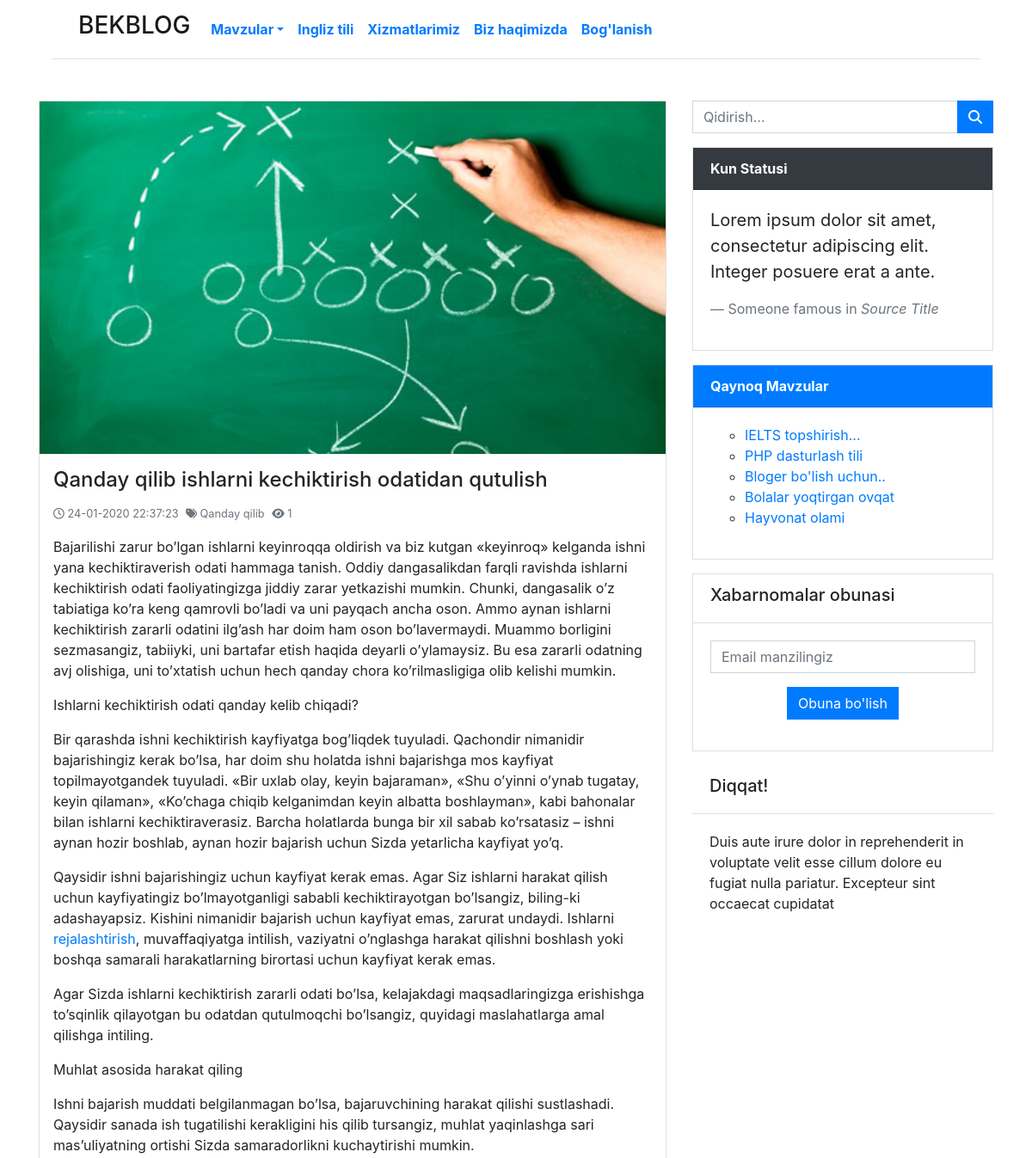
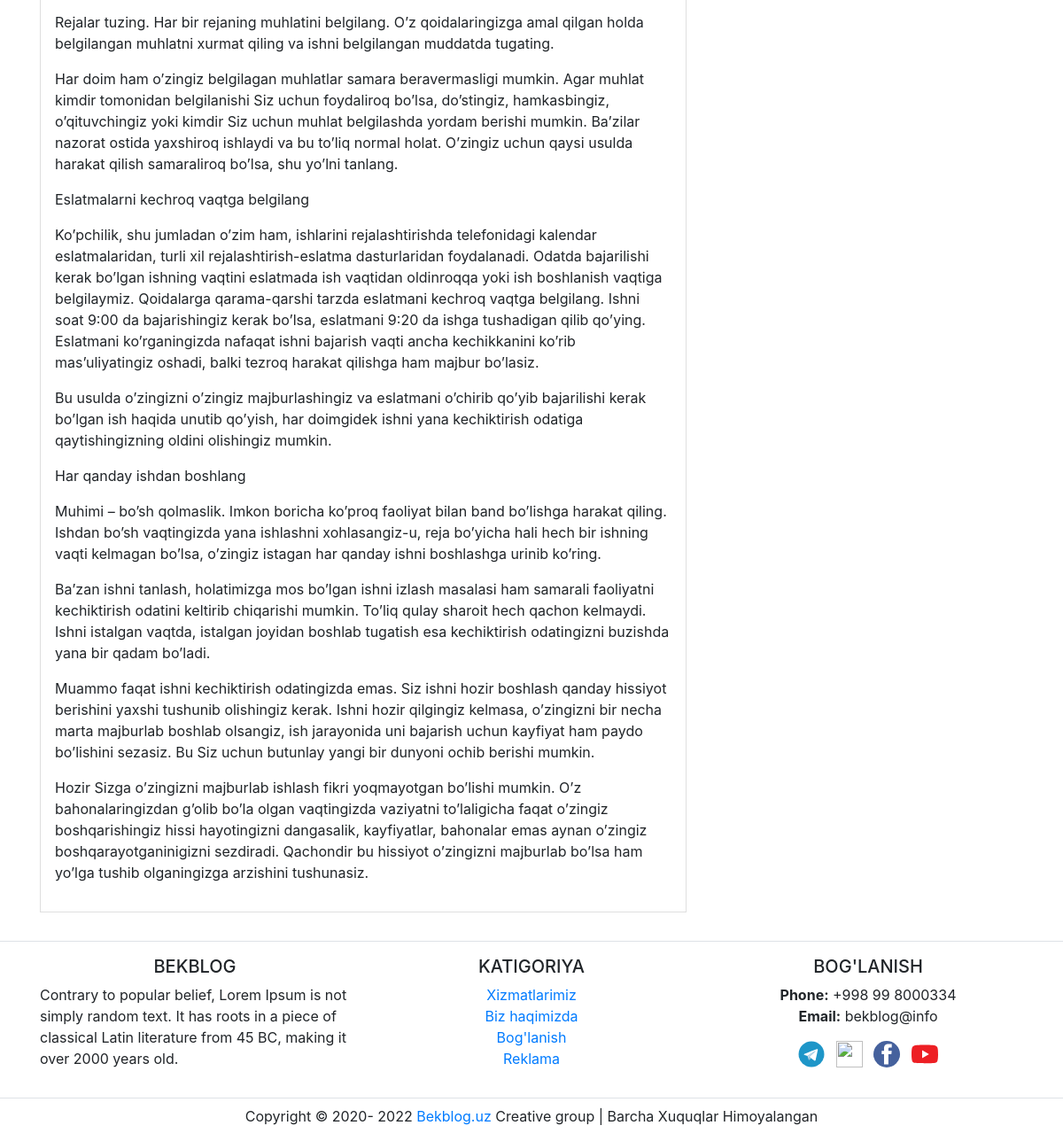
The page /fullpost.php?id=24 on the database its author committed (2 pictures, top to bottom).
### tables this page shows
CREATE TABLE `post` (
  `id` int(10) NOT NULL,
  `datetime` varchar(50) NOT NULL,
  `title` varchar(300) NOT NULL,
  `category` varchar(20) NOT NULL,
  `image` varchar(50) NOT NULL,
  `post` varchar(10000) NOT NULL
);

### Includes/db_counter.php (called while the page is built, shortened)
<?php
$ConnectDB= mysqli_connect('localhost','root','','bekblog');
$query="SELECT * FROM counter_table";
$result= mysqli_query($ConnectDB, $query );
$total_visiters=mysqli_num_rows($result);
?>

### fullpost.php (the view, shortened to what this page needs)
<?php require_once("Includes/Functions.php"); ?>
<?php require_once("Includes/db_counter.php"); ?>
<!DOCTYPE html>
<html lang="en">
  <head>
    <link rel="stylesheet" href="css/bootstrap.min.css">
    <link rel="stylesheet" href="css/style.css" >
  </head>
    <body>
      <header >
          <div class="container">
            <div class="">
             <div class="col">
                 <nav class="navbar navbar-expand-lg border-bottom navbar-light bg-faded ">
        <div class="container">
            <a href="#" class="navbar-brand  font-weight-bold"><h3>BEKBLOG</h3></a>
            <div class="collapse navbar-collapse" id="navbarcollapseCMS">
            <ul class="navbar-nav mr-auto">
              <li class="nav-item dropdown">
             <a href="Blog.php" class="nav-link font-weight-bold text-primary dropdown-toggle " data-toggle="dropdown">Mavzular</a>
             </li>
                <li class="nav-item">
             <a href="#" class="nav-link font-weight-bold text-primary">Ingliz tili</a>
             </li>
                <li class="nav-item">
             <a href="Blog.php" class="nav-link font-weight-bold text-primary">Xizmatlarimiz</a>
             </li>
                 <li class="nav-item">
             <a href="#" class="nav-link font-weight-bold text-primary">Biz haqimizda</a>
             </li>
                <li class="nav-item">
             <a href="#" class="nav-link font-weight-bold text-primary">Bog'lanish</a>
             </li>
            </ul>
                </div>
        </div>
        </nav>
            </div>
          </div>
          </div>
      </header>
        <section class="mt-5">
          <div class="container">
             <div class="row">
                 <div class="col-md-8">
                     <?php
                     if(isset($_GET["search"])){
                        $Search=$_GET["Search"];
                         $sql="SELECT * FROM post
                         WHERE datetime LIKE :search
                         OR title LIKE :search
                         OR category LIKE :search
                         OR post LIKE :search";
                         $stmt = $ConnectingDB->prepare($sql);
                         $stmt->bindValue(':search','%'.$Search.'%');
                         $stmt->execute();
                     }
                     else{
                         $postidurl = $_GET["id"];
                         $sql = "SELECT * FROM post WHERE  id='$postidurl' ";
                         $stmt = $ConnectingDB->query($sql);
                     }
                 while($DataRows = $stmt->fetch()){
                     $DateTime = $DataRows["datetime"];
                     $PostTitle = $DataRows["title"];
                     $Category = $DataRows["category"];
                     $Image = $DataRows["image"];
                     $PostDescription = $DataRows["post"];
                 ?>
                   <div class="card mb-3 rounded-0">
            <img src="uploads/<?php echo htmlentities($Image); ?>" style="max-height:450px;" class="img-fluid w-100" >
            <div class="card-body px-3 py-3">
              <h4 class="card-title"><?php echo $PostTitle;  ?></h4>
                <small class="card-subtitle text-muted mr-1"><i class="far fa-clock" aria-hidden="true"></i> <?php echo htmlentities($DateTime); ?></small>
                <small class="card-subtitle text-muted mr-1"><i class="fas fa-tags"></i> <?php echo $Category; ?></small>
                <small class="card-subtitle text-muted "><i class="fas fa-eye"></i> <?php
                   echo $total_visiters;
                    ?></small>
              <p class="card-text"> <?php echo $PostDescription; ?></p>
            </div>
      </div>
                     <?php } ?>
                 </div>
                 <div class="col-md-4">
                     <div class="mb-3">
                   <form class=" d-inline w-100" action="blog.php">
            <div class="input-group">
                <input type="text" name="Search" class="form-control rounded-0 shadow-none" placeholder="Qidirish...">
                <div class="input-group-append ">
                    <button  name="search" class="btn btn-primary rounded-0 shadow-none"><i class="fa fa-search"></i></button>
                </div>
            </div>
        </form>
                         </div>
                  <div class="card rounded-0 mb-3">
  <div class="card-header bg-dark text-white rounded-0">
    <div class="font-weight-bold">Kun Statusi</div>
  </div>
  <div class="card-body">
    <blockquote class="blockquote">
      <p>Lorem ipsum dolor sit amet, consectetur adipiscing elit. Integer posuere erat a ante.</p>
      <footer class="blockquote-footer">Someone famous in <cite title="Source Title">Source Title</cite></footer>
    </blockquote>
  </div>
</div>
                     <div class="card rounded-0 mb-3">
  <div class="card-header bg-primary text-white rounded-0">
    <div class="font-weight-bold">Qaynoq Mavzular</div>
  </div>
  <div class="card-body">
      <ul class="list-unstyled">
       <ul>
           <li><a href="#">IELTS topshirish...</a></li>
           <li><a href="#">PHP dasturlash tili</a></li>
           <li><a href="#">Bloger bo'lish uchun..</a></li>
           <li><a href="#">Bolalar yoqtirgan ovqat</a></li>
           <li><a href="#">Hayvonat olami</a></li>
        </ul>
      </ul>
  </div>
</div>
                     <div class="card rounded-0  mb-3">
  <div class="card-header  rounded-0" style="background: white">
    <div class="font-weight-bold"><h5>Xabarnomalar obunasi</h5></div>
  </div>
  <div class="card-body">
      <form>
      <div class="form-group text-center">
    <input type="email" class="form-control shadow-none rounded-0 mb-3" placeholder="Email manzilingiz">
    <button type="submit" class="btn btn-primary rounded-0 shadow-none">Obuna bo'lish</button>
  </div>
      </form>
  </div>
</div>
                     <div class="card rounded-0 border-0 mb-3">
  <div class="card-header border-botton rounded-0" style="background: white">
    <div class="font-weight-bold"><h5>Diqqat!</h5></div>
  </div>
  <div class="card-body">
      <p>Duis aute irure dolor in reprehenderit in voluptate velit esse cillum dolore eu
      fugiat nulla pariatur. Excepteur sint occaecat cupidatat </p>
  </div>
</div>
                 </div>
              </div>
            </div>
        </section>
        <footer class=" border-top mt-3 pt-3 ">
            <div class="top-footer">
            <div class="container">
                <div class="row">
                 <div class="col-md-4">
                    <h5 class="text-center">BEKBLOG</h5>
                     <p>
                     Contrary to popular belief, Lorem Ipsum is not simply random text. It has roots in a piece of classical Latin literature from 45 BC, making it over 2000 years old.
                     </p>
                    </div>
                    <div class="col-md-4 footer-links text-center">
                    <h5>KATIGORIYA</h5>
                        <ul class="list-unstyled">
                            <li><a href="#" >Xizmatlarimiz</a></li>
                            <li><a href="#" >Biz haqimizda</a></li>
                            <li><a href="#">Bog'lanish</a></li>
                            <li><a href="#">Reklama</a></li>
                        </ul>
                    </div>
                    <div class="col-md-4 text-right">
                        <div class="text-center">
                      <h5 class="text-center">BOG'LANISH</h5>
                        <p>
                         <strong>Phone:</strong> +998 99 8000334<br>
                            <strong>Email:</strong> bekblog@info<br>
                        </p>
                        <div class="social-links">
                           <a href="#" class="mr-2"><img src="images/telegram.svg" height="30" width="30"></a>
                          <a href="#" class="mr-2"><img src="images/instagram.svg" height="30" width="30"></a>
                          <a href="#" class="mr-2"><img src="images/facebook.svg" height="30" width="30"></a>
                            <a href="#" ><img src="images/youtube.svg" height="30" width="30"></a>
                        </div>
                            </div>
                    </div>
                </div>
                </div>
           </div>
            <div class="bottom-footer border-top mt-3 pt-2">
             <div class="container">
        <div class="row">
            <div class="col">
           <p class="text-center">Copyright &copy; 2020- <span id="year"></span> <a href="blog.php">Bekblog.uz</a> Creative group | Barcha Xuquqlar Himoyalangan</p>
        </div>
        </div>
        </div>
            </div>
        </footer>
    </body>
</html>

### css/style.css (style rules this page uses)
nav .navbar-nav li a { color: dark !important; }

### rows shown on the page
post: image (picture), title "Qanday qilib ishlarni kechiktirish odatidan qutulish", datetime "24-01-2020 22:37:23", category "Qanday qilib", post "Bajarilishi zarur bo’lgan ishlarni keyinroqqa oldirish va biz kutgan «keyinroq» kelganda ishni yana kechiktiraverish odati hammaga tanish. Oddiy dangasalikdan farqli ravishda ishlarni kechiktirish odati faoliyatingizga jiddiy zarar yetkazishi mumkin. Chunki, dangasalik o’z tabiatiga ko’ra keng qamrovli bo’ladi va uni payqach ancha oson. Ammo aynan ishlarni kechiktirish zararli odatini ilg’ash har doim ham oson bo’lavermaydi. Muammo borligini sezmasangiz, tabiiyki, uni bartafar etish haqida deyarli o’ylamaysiz. Bu esa zararli odatning avj olishiga, uni to’xtatish uchun hech qanday chora ko’rilmasligiga olib kelishi mumkin. Ishlarni kechiktirish odati qanday kelib chiqadi? Bir qarashda ishni…"
